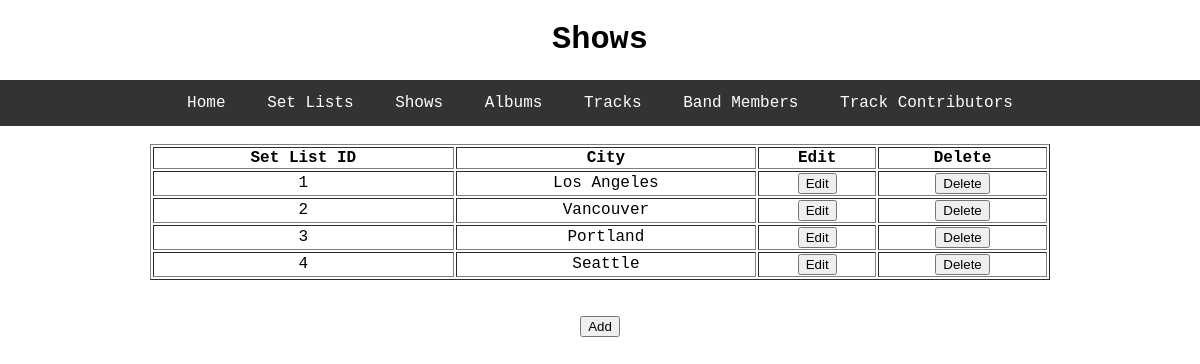
/shows, run on the app's committed database.
### toolDB/models.py (models this page shows, shortened)
class Shows(db.Model):
    id = db.Column(db.Integer, primary_key=True)
    city = db.Column(db.String, nullable=False)
    set_list_show = db.relationship('SetList', cascade='all, delete', backref='shows', lazy=True)

### toolDB/select_db/routes.py (the view)
@select.route('/shows')
def shows():
    rows = Shows.query.all()
    return render_template('shows.html', title='Shows', header='Shows', rows=rows)

### toolDB/templates/shows.html
{% extends "layout.html" %}
{% block content %}
	<table style="width:75%" table border="1" table align = "center">
	  <thead>
	    <th>Set List ID</th>
	    <th>City</th>
	    <th>Edit</th>
	    <th>Delete</th>
	  </thead>
	  <tbody>
		{% for r in rows %}
	  		<tr>
				<td>{{r.id}}</td>
				<td>{{r.city}}</td>
				<td><input type="button" name = "Edit" value = "Edit" onclick = "window.location='/update_show/{{ r.id }}'"></td>
				<td><input type="button" name = "Delete" value = "Delete" onclick = "window.location='/delete_show/{{ r.id }}'"></td>
	  		</tr>
		{% endfor %}
	  </tbody>
	</table>
	<br>
	<br>
	<a href="{{ url_for('insert.add_shows') }}"><button type="button">Add</button></a>
{% endblock content %}

### toolDB/static/css/style.css (style rules this page uses)
body { margin: auto; padding: 0; font-family: "Courier New", monospace; text-align: center; }

### data on the page
Shows: id "1", city "Los Angeles"
Shows: id "2", city "Vancouver"
Shows: id "3", city "Portland"
Shows: id "4", city "Seattle"

### other printed values
{{ header }} "Shows"
